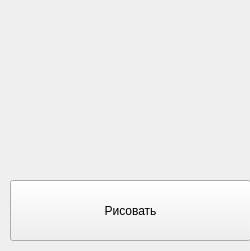
<?xml version="1.0" encoding="UTF-8"?>
<ui version="4.0">
 <class>MainWindow</class>
 <widget class="QMainWindow" name="MainWindow">
  <property name="geometry">
   <rect>
    <x>0</x>
    <y>0</y>
    <width>250</width>
    <height>251</height>
   </rect>
  </property>
  <property name="windowTitle">
   <string>MainWindow</string>
  </property>
  <widget class="QWidget" name="centralwidget">
   <widget class="QPushButton" name="pushButton">
    <property name="geometry">
     <rect>
      <x>10</x>
      <y>180</y>
      <width>241</width>
      <height>61</height>
     </rect>
    </property>
    <property name="text">
     <string>Рисовать</string>
    </property>
   </widget>
  </widget>
 </widget>
 <resources/>
 <connections/>
</ui>
